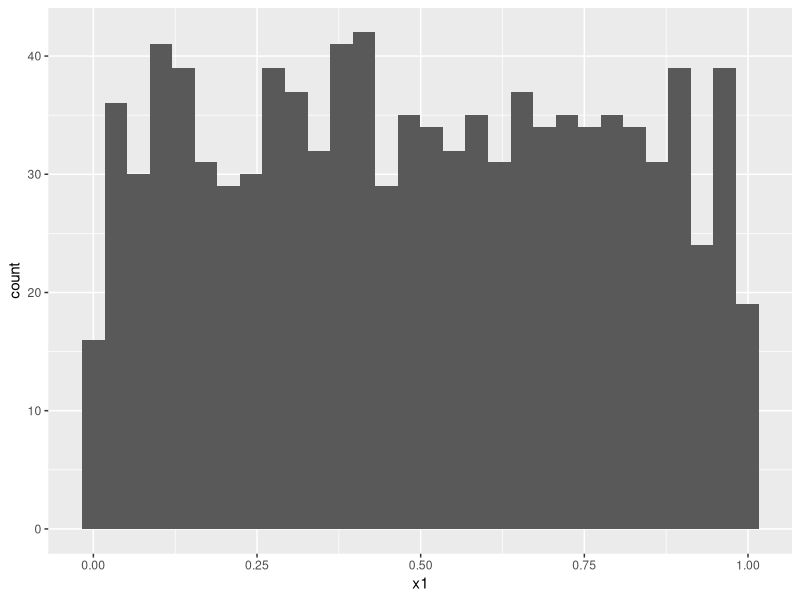

This chart was generated by the following R code:
## ---- chunk 1
# A code chunk
1 + 1
## ---- chunk 2
#| echo: false
3+3
## ---- chunk 3
#| message: false
#| warning: false
library(tidyverse)
library(here)
df <- read_tsv(here('lab01','thescience.tsv'))
df %>% ggplot(aes(x=x1)) + geom_histogram()
